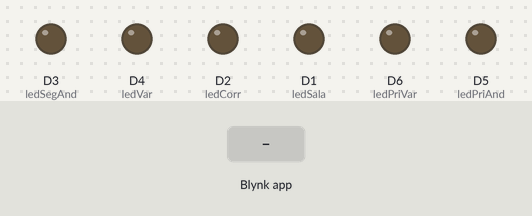
Simulated run of this sketch. Board: ESP8266 (NodeMCU). Shown: output pins drawn as LEDs (lit = HIGH). Inputs (shaded band) come from the test bench. WiFi joins after 1.5 s; servers stay silent unless stated.

Above: at 3.0 s.
3.1 s: Blynk app writes 1 to V0
At 4.3 s:
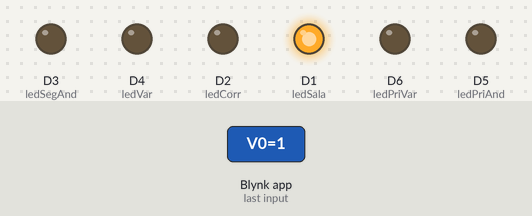
4.6 s: Blynk app writes 1 to V1
At 5.5 s:
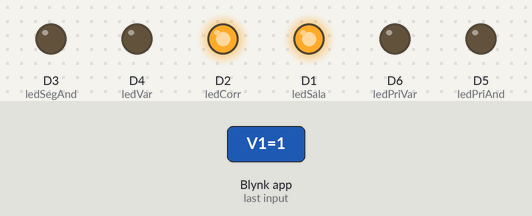
6.1 s: Blynk app writes 0 to V0
At 6.7 s:
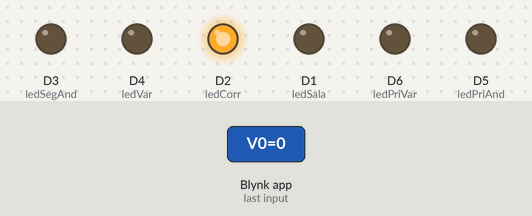
7.6 s: Blynk app writes 1 to V2
At 8.8 s:
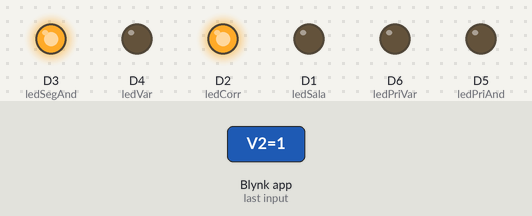
9.1 s: Blynk app writes 200 to V0
At 10.1 s:
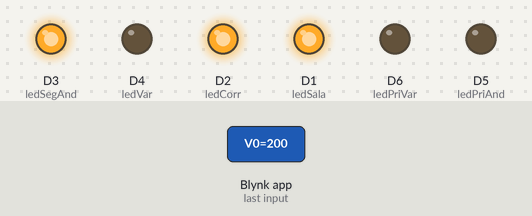
10.6 s: Blynk app writes 0 to V1
At 11.3 s:
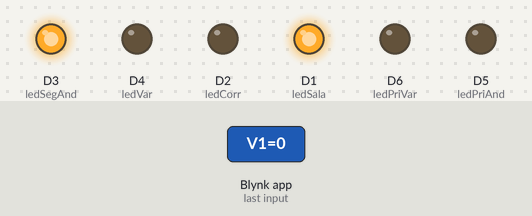
Timing chart, 0 to 13.1 s (numbered marks = the images above; inputs shaded):
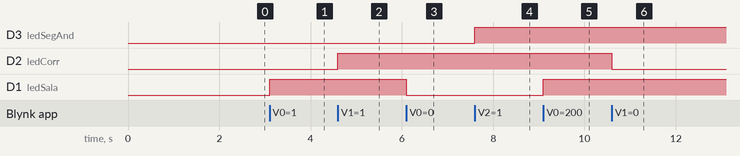

Measured:
- after the input at 3.1 s, D1 (ledSala): LOW → HIGH at once
- after the input at 4.6 s, D2 (ledCorr): LOW → HIGH at once
- after the input at 6.1 s, D1 (ledSala): HIGH → LOW at once
- after the input at 7.6 s, D3 (ledSegAnd): LOW → HIGH at once
- after the input at 9.1 s, D1 (ledSala): LOW → HIGH at once
- after the input at 10.6 s, D2 (ledCorr): HIGH → LOW at once

The sketch:

main.ino
```cpp
#define BLYNK_TEMPLATE_ID "TMPL2fQ7ZAK6n"
#define BLYNK_TEMPLATE_NAME "Casa Inteligente"
#define BLYNK_AUTH_TOKEN "c7_2w23dZwytkeIjEzAKillf4xZE-zBA"

#define BLYNK_PRINT Serial
#include <ESP8266WiFi.h>
#include <BlynkSimpleEsp8266.h>

// Credenciais Wi-Fi
char auth[] = BLYNK_AUTH_TOKEN;
char ssid[] = "F-IFSertao-PE-ALUNOS";
char pass[] = "#ifsertao@aluno#";

// Pinos dos LEDs
int ledSala   = D1;   // Sala
int ledCorr   = D2;   // Corredor
int ledSegAnd = D3;   // 2º andar
int ledVar    = D4;   // Varanda
int ledPriAnd = D5;   // 1º andar
int ledPriVar = D6;   // 1ª varanda

// --- Controle via Botões Virtuais do Blynk ---
// Cada função é chamada quando o botão correspondente muda no app

BLYNK_WRITE(V0) {   // Botão da Sala
  int valor = param.asInt();
  digitalWrite(ledSala, valor);
}

BLYNK_WRITE(V1) {   // Botão do Corredor
  int valor = param.asInt();
  digitalWrite(ledCorr, valor);
}

BLYNK_WRITE(V2) {   // Botão do 2º Andar
  int valor = param.asInt();
  digitalWrite(ledSegAnd, valor);
}

BLYNK_WRITE(V3) {   // Botão da Varanda
  int valor = param.asInt();
  digitalWrite(ledVar, valor);
}

BLYNK_WRITE(V4) {   // Botão do 1º Andar
  int valor = param.asInt();
  digitalWrite(ledPriAnd, valor);
}

BLYNK_WRITE(V5) {   // Botão da 1ª Varanda
  int valor = param.asInt();
  digitalWrite(ledPriVar, valor);
}

void setup() {
  Serial.begin(9600);

  // Configura os pinos como saída
  pinMode(ledSala, OUTPUT);
  pinMode(ledCorr, OUTPUT);
  pinMode(ledSegAnd, OUTPUT);
  pinMode(ledVar, OUTPUT);
  pinMode(ledPriAnd, OUTPUT);
  pinMode(ledPriVar, OUTPUT);

  // Conecta ao Blynk
  Blynk.begin(auth, ssid, pass);
}

void loop() {
  Blynk.run();
}
```
